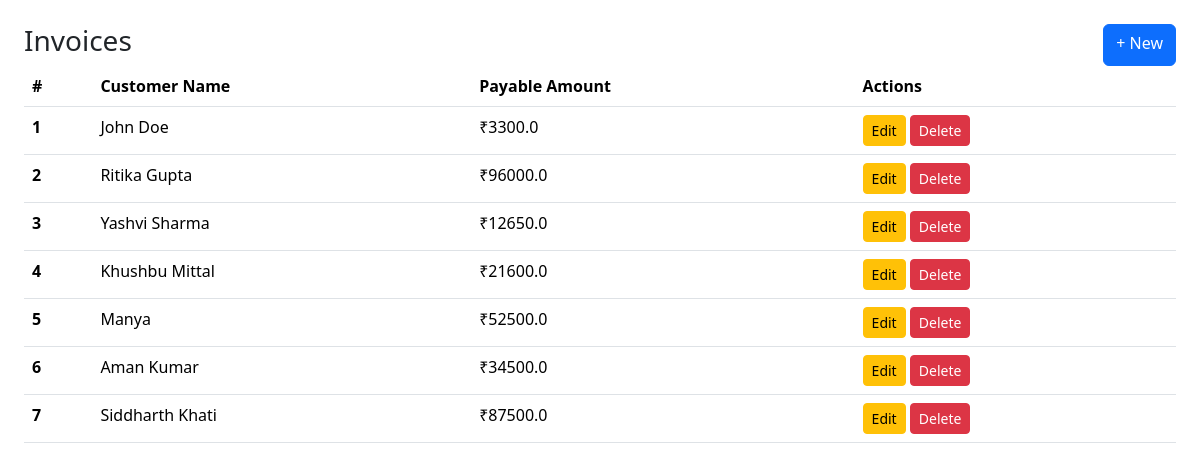
Page /invoices on the committed database.
### models.py (models this page shows)
class Invoice(Model):
    invoice_id = AutoField()
    customer = ForeignKeyField(Customer, backref='invoices', on_delete='CASCADE')
    date = DateField()
    total_amount = FloatField()
    tax_percent = FloatField()
    payable_amount = FloatField()
    gov_arn = CharField(50, null=True)
    class Meta:
        database = db

class Customer(Model):
    full_name = CharField(200)
    address = TextField()
    class Meta:
        database = db

### app.py (the view)
@app.route("/invoices", methods=["GET", "POST"])
def invoices():
    if request.method == "POST":
        data = request.form
        total_amount = float(data.get("total_amount"))
        tax_percent = float(data.get("tax_percent"))
        items_json = data.get("invoice_items")
        items = json.loads(items_json)
        invoice = Invoice(
            customer=data.get("customer"),
            date=data.get("date"),
            total_amount=total_amount,
            tax_percent=tax_percent,
            payable_amount=total_amount + (total_amount * tax_percent) / 100,
        )
        invoice.save()
        for item in items:
            InvoiceItem(
                invoice=invoice,
                item_name=item.get("item_name"),
                qty=item.get("qty"),
                rate=item.get("price"),
                amount=int(item.get("qty")) * float(item.get("price")),
            ).save()
        arn = generate_arn(
            customer_name=invoice.customer.full_name,
            invoice_id=invoice.invoice_id,
            payable_amount=invoice.payable_amount,
        )
        if arn:
            invoice.gov_arn = arn
            invoice.save()
        return redirect("/invoices")
    else:
        return render_template("list-invoice.html", invoices=Invoice.select())

### templates/list-invoice.html
{% extends "base.html" %}
{% block body %}
<div class="d-flex justify-content-between">
  <h3>Invoices</h3>
  <a class="btn btn-primary" href="/new-invoice">+ New</a>
</div>
<table class="table">
  <thead>
    <tr>
      <th scope="col">#</th>
      <th scope="col">Customer Name</th>
      <th scope="col">Payable Amount</th>
      <th scope="col">Actions</th>
    </tr>
  </thead>
  <tbody>
    {% for invoice in invoices %}
    <tr>
      <th scope="row">{{ invoice.invoice_id }}</th>
      <td>{{ invoice.customer.full_name }}</td>
      <td>₹{{ invoice.payable_amount }}</td>
      <td>
        <a href="/invoices/{{ invoice.invoice_id }}/edit" class="btn btn-warning btn-sm">Edit</a>
        <form action="/invoices/{{ invoice.invoice_id }}/delete" method="POST" style="display: inline;">
          <button type="submit" class="btn btn-danger btn-sm">Delete</button>
        </form>
      </td>
    </tr>
    {% endfor %}
  </tbody>
</table>
{% endblock %}

### rows in the picture
Invoice: invoice_id "1", customer.full_name "John Doe", payable_amount "3300.0"
Invoice: invoice_id "2", customer.full_name "Ritika Gupta", payable_amount "96000.0"
Invoice: invoice_id "3", customer.full_name "Yashvi Sharma", payable_amount "12650.0"
Invoice: invoice_id "4", customer.full_name "Khushbu Mittal", payable_amount "21600.0"
Invoice: invoice_id "5", customer.full_name "Manya", payable_amount "52500.0"
Invoice: invoice_id "6", customer.full_name "Aman Kumar", payable_amount "34500.0"
Invoice: invoice_id "7", customer.full_name "Siddharth Khati", payable_amount "87500.0"
